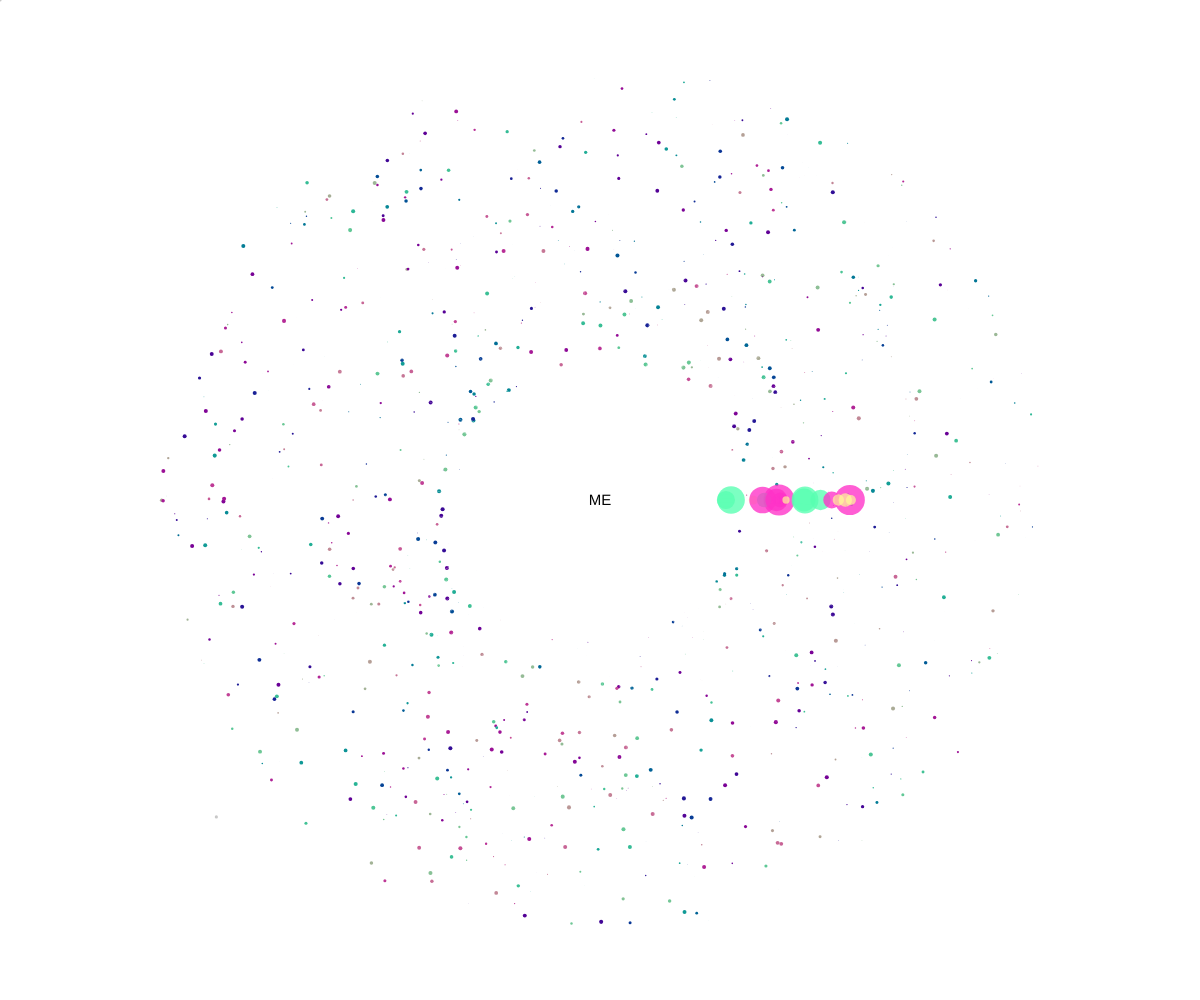
Frame 1 (no input)
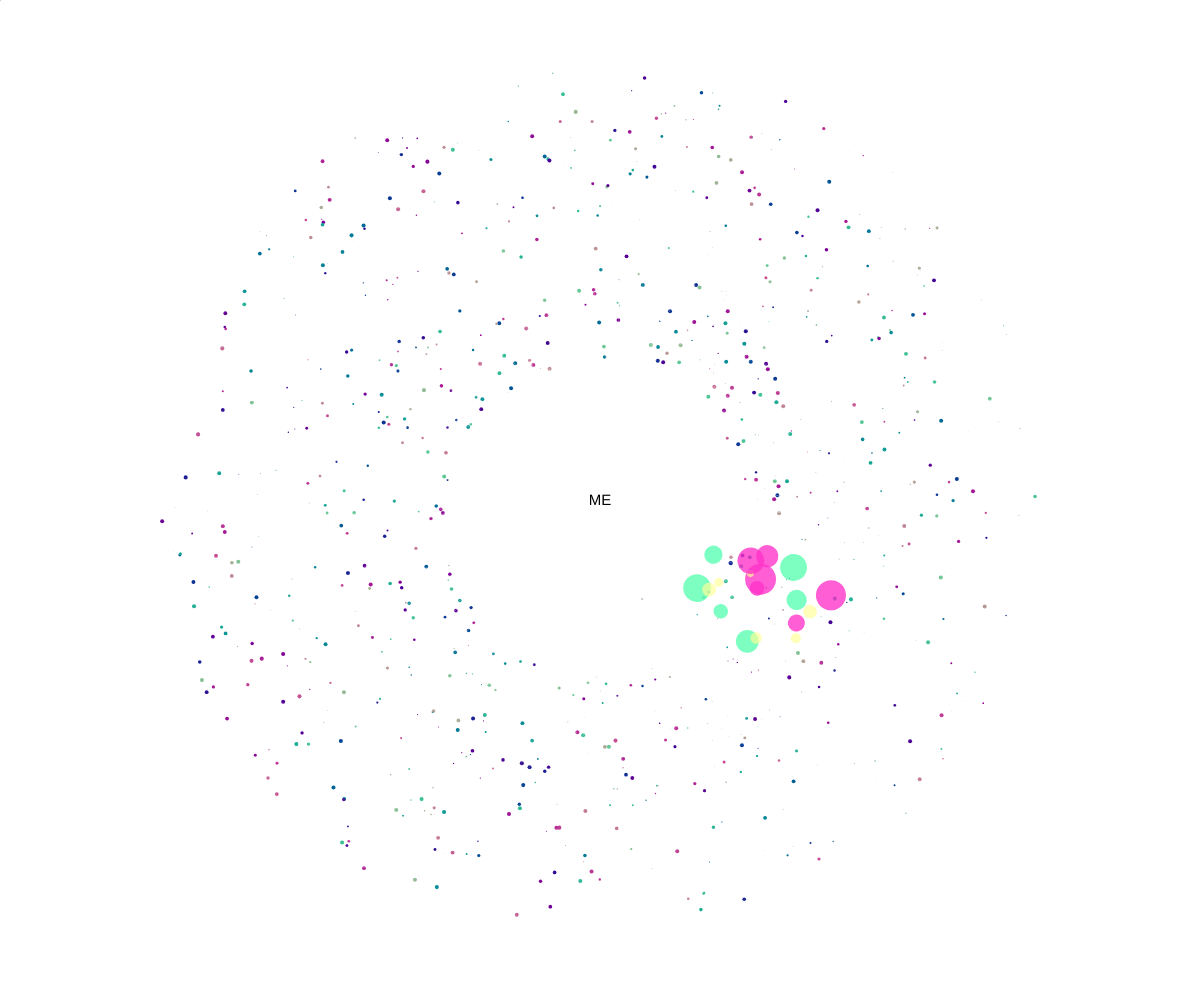
Frame 60 (no input)
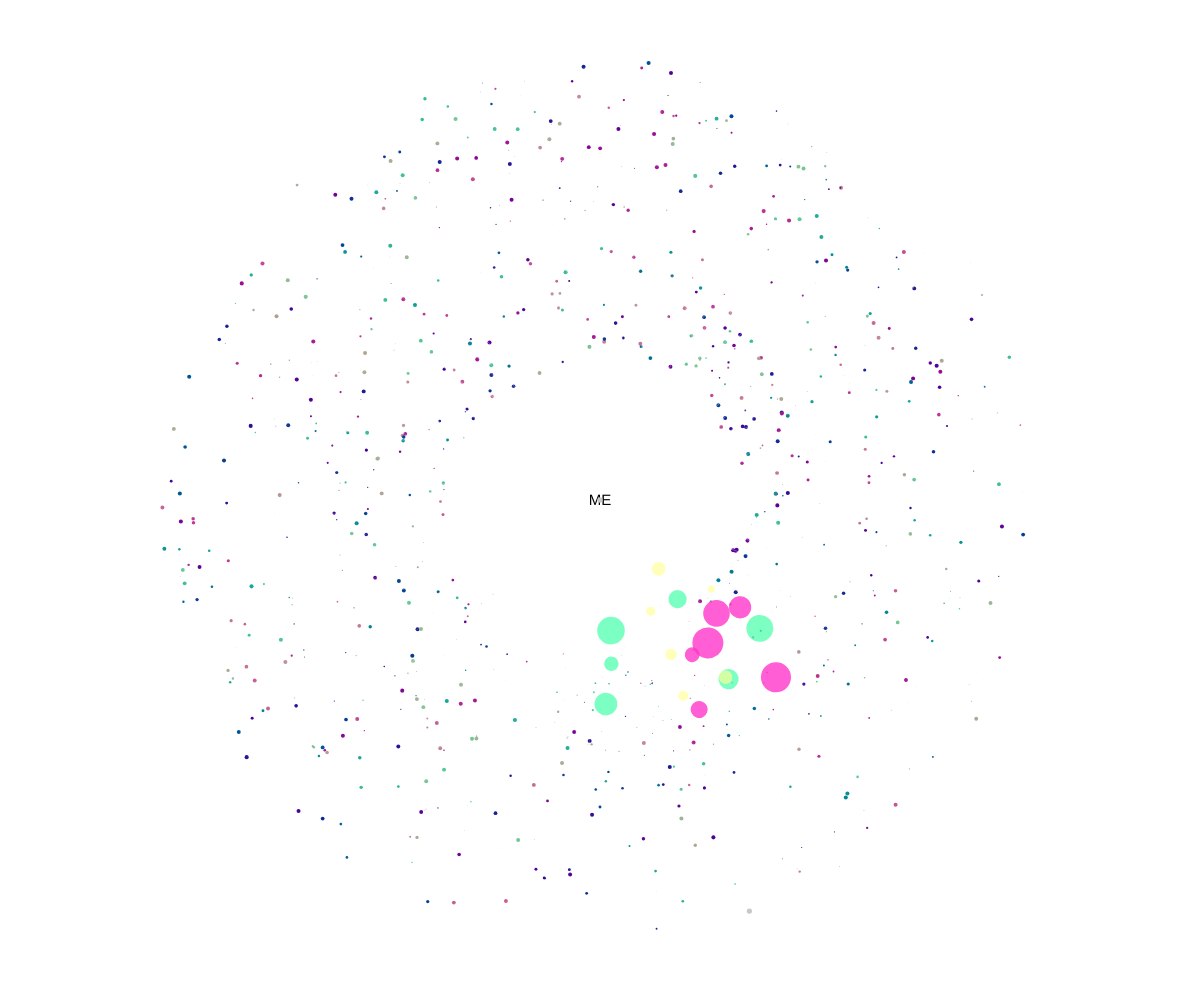
Frame 120 (the mouse pressed at the canvas centre since frame 60)

The p5.js sketch that drew these frames (run headless with seeded random() and noise() and a simulated clock; from frame 60 on, the mouse is pressed at the canvas centre):

// p5.js sketch
// ── sketch.js
//Star shape reference, p5 examples
//galaxy flying stars reference, https://preview.p5js.org/AhmadMoussa/present/euZJvkj5i

//let planet;
let planetArray = [];
let planetArray2 = [];
let numPlanets = 6;


function setup() {
  createCanvas(windowWidth, windowHeight);

  for (i = 0; i < numPlanets; i++) {
    planetArray[i] = new Planets(
      random(20, 50),
      random(100, 250),
      random(0.005, 0.015)
    );
  }

  for (i = 0; i < numPlanets; i++) {
    planetArray2[i] = new Planets(
      random(20, 50),
      random(100, 250),
      random(0.005, 0.01)
    );
  }
  
  numDivs = 1000; //nebula density
  radius = 70;

  sizes = []
  speed = []
  radi = []
  for(a = 0; a<TWO_PI; a+=TWO_PI/numDivs){
    sizes.push(random(0.1,0))
    speed.push(random(2,30))
    radi.push(random())
  }
  
  FPS = 40;
  frameRate(FPS);
}

function draw() {
  clear();
  //background(255, 255, 255, 255);
  //background(0,0,20,100);
  strokeWeight(2);
  noStroke();
  
  push();
  translate(width/2, height/2);
  t = frameCount/FPS/3;
  for(n = 0; n<numDivs; n++){
    a = TWO_PI/numDivs * n + t/speed[n]

    
    r = radius + radi[n]*150
    x = (1.2*r)*sin(a);
    y = (0.5*r)*cos(a) + r*sin(a)/50;
    
    d = dist(0,0,x,y)

    
    strokeWeight(cos(d/20+t+a)*2+2+sizes[n]);
    stroke(100+100*sin(x/2+y/2),
          100+100*cos(x/2+y/2),
          150, 255)
    
    x = (2*r)*sin(d/10+a);
    y = (2*r)*cos(d/10+a) + r*sin(a)/500;
    
    point(x, y);
  }
  pop();
  
  //Myself-blurring feel
  push();
  translate(width/2, height/2);
  rotate(frameCount / 50.0);
  fill(255,255,255,100);
  star(0, 0, 30, 350, 200);
  pop();

  //Myself-Sun
  push();
  translate(width/2, height/2);
  rotate(frameCount / 50.0);
  fill(255);
  star(0, 0, 40, 65, 60);
  pop();
  
  //text ME
  push();
  fill(2);
  textAlign(CENTER);
  textSize(15);
  text('ME',width/2,height/2 + 5);
  pop();

  fill(200);
  //blinking stars
  var galaxy = { 
  locationX : random(width),
  locationY : random(height),
  size : random(2,7)
}
  ellipse(mouseX ,mouseY, galaxy.size, galaxy.size);
  ellipse(galaxy.locationX ,galaxy.locationY, galaxy.size, galaxy.size);

  for (i = 0; i < numPlanets; i++) {
    planetArray[i].planet();
    planetArray2[i].planet2();
    planetArray[i].moon();
  }
}

class Planets {
  constructor(radius, distance, orbitSpeed) {
    this.radius = radius;
    this.distance = distance;
    this.orbitSpeed = orbitSpeed;
    this.angle = 0;
    this.angle2 = 0;
  }

  //green
  planet() {
    resetMatrix();
    translate(width / 2, height / 2);
    rotate(this.angle);
    this.angle = this.angle + this.orbitSpeed;
    fill(88, 255, 177, 200);
    ellipse(this.distance, 0, this.radius / 1.5);
  }

  //red
  planet2() {
    resetMatrix();
    translate(width / 2, height / 2);
    rotate(this.angle);
    this.angle = this.angle + this.orbitSpeed;
    fill(255,50,200,200);
    ellipse(this.distance + 10, 0, this.radius / 1.5);
  }
  
  //yellow
  moon() {
    translate(this.distance, 0);
    rotate(this.angle2 * 2);
    this.angle2 = this.angle2 + this.orbitSpeed;
        fill(255, 255, 150, 170);
    ellipse(this.radius, 0, this.radius / 3);
  }
}

function star(x, y, radius1, radius2, npoints) {
  let angle = TWO_PI / npoints;
  let halfAngle = angle / 2.0;
  beginShape();
  for (let a = 0; a < TWO_PI; a += angle) {
    let sx = x + cos(a) * radius2;
    let sy = y + sin(a) * radius2;
    vertex(sx, sy);
    sx = x + cos(a + halfAngle) * radius1;
    sy = y + sin(a + halfAngle) * radius1;
    vertex(sx, sy);
  }
  endShape(CLOSE);
}

// ── style1.css
body {
  background-color: rgb(255, 255, 255);
  color: rgb(109, 53, 0);
  text-align: center;
  margin: auto;
}

#appleNYC {
  padding: 5em;
}

#title {
  -webkit-text-stroke: 2px rgb(255, 199, 147);
  color: rgb(206, 117, 0);
  border-radius: 50px;
  margin: 0em;
  font-size: 4em;
  padding: 1.5em;
}

#text {
  -webkit-text-stroke: 1px rgb(206, 117, 0);
  color: rgb(255, 199, 147);
  font-size: 1.5em;
  padding: 1.5em;
  margin: 2em;
}

.tooltip {
  position: relative;
  display: inline-block;
  border: 0px dotted rgb(200, 255, 255);
  padding: 2em;
  margin: 2em;
  font-size: 1.4em;
}

.tooltip .tooltiptext {
  visibility: hidden;
  width: 400px;
  background-color: rgb(200, 255, 255);
  color: rgb(0, 176, 189);
  text-align: center;
  border-radius: 16px;
  padding: 10px 10px;

  /* Position the tooltip */
  position: absolute;
  z-index: 1;
}

.tooltip:hover .tooltiptext {
  visibility: visible;
}
